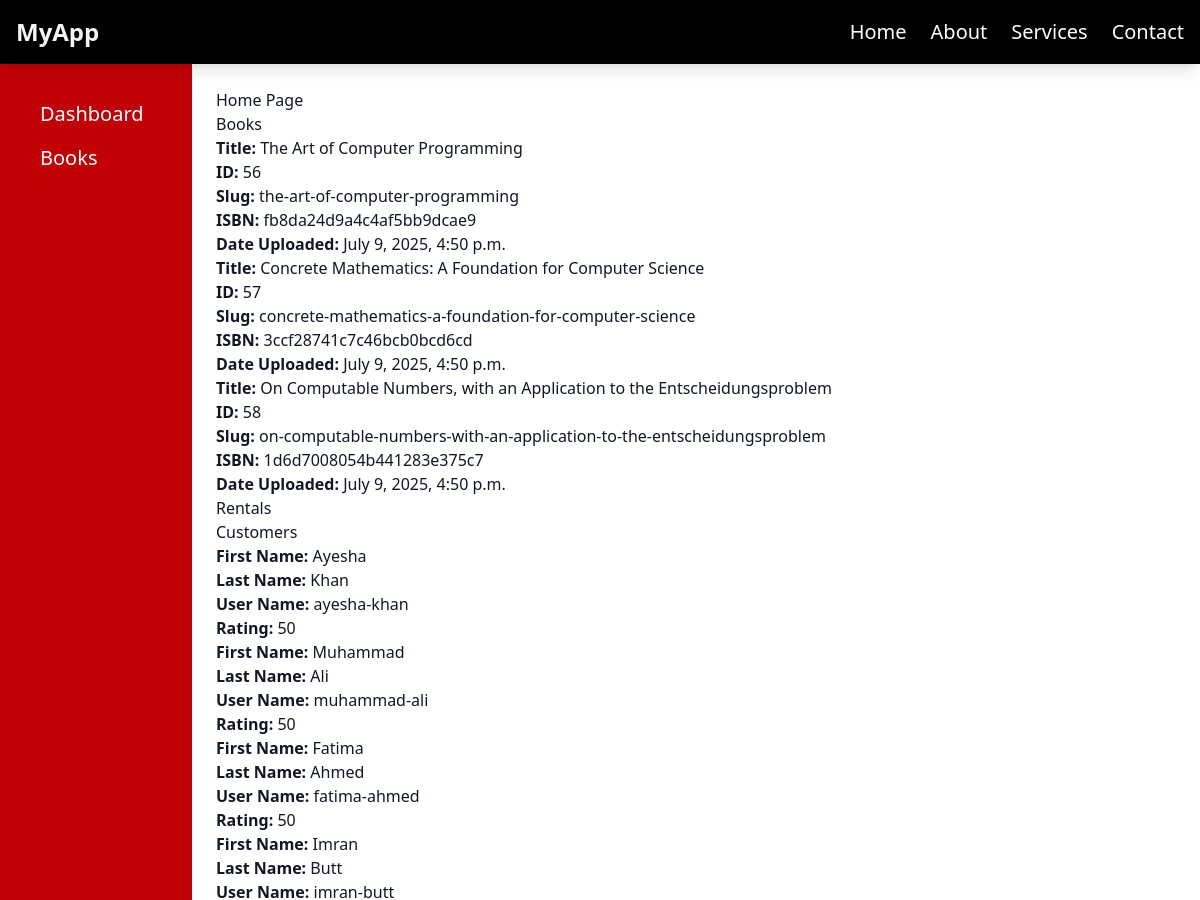
The app's page / (upper part), older data.
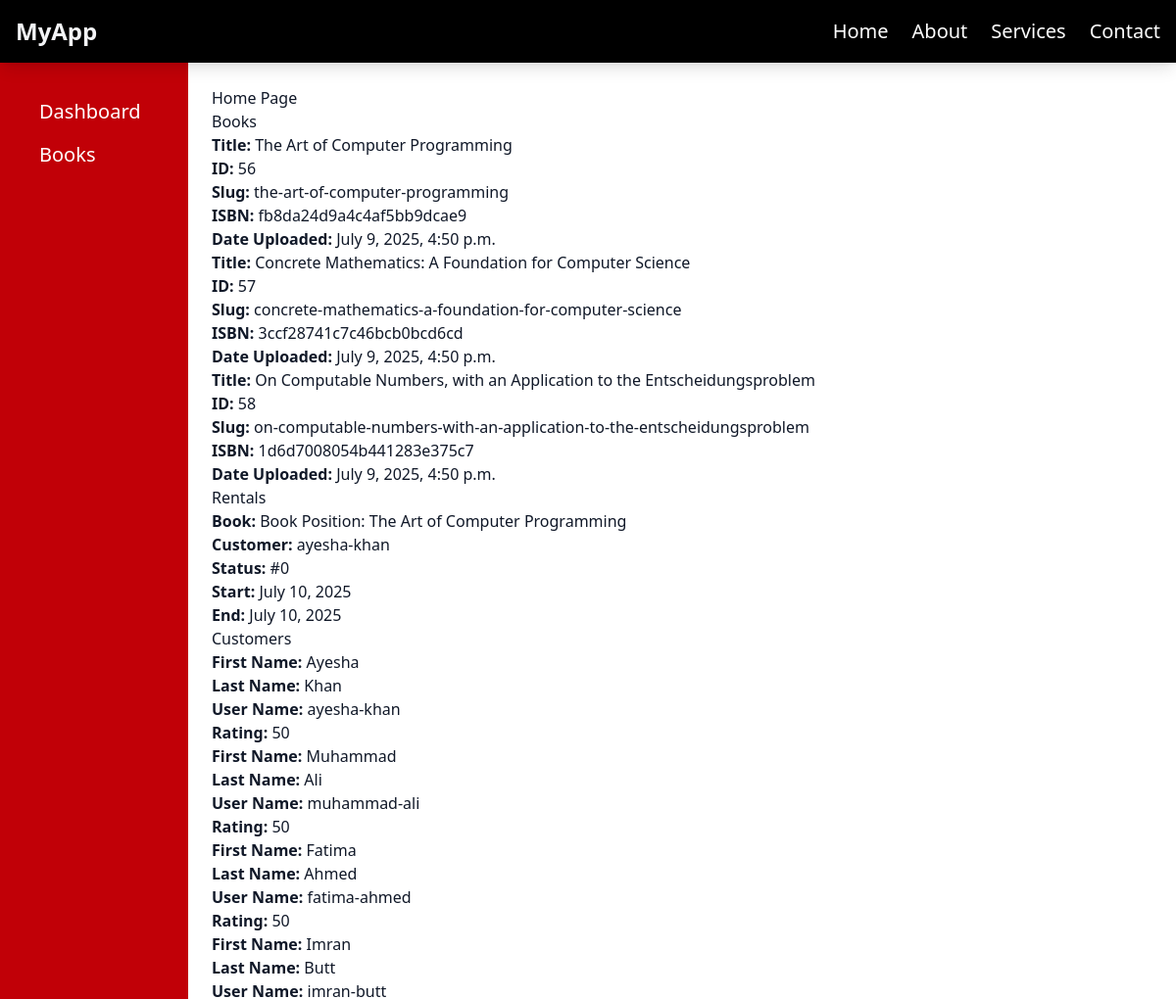
The same page, newer data.
### books/models.py (models this page shows, shortened)
class Book(models.Model):
    title = models.ForeignKey(BookTitle, on_delete=models.CASCADE)
    isbn = models.CharField(max_length=24, blank=True)
    qr_code = models.ImageField(upload_to='qr_codes', blank=True, null=True)
    created = models.DateTimeField(auto_now_add=True)
    updated = models.DateTimeField(auto_now=True)
    def __str__(self):
        return str(self.title)

class BookTitle(models.Model):
    title = models.CharField(max_length=200, unique=True)
    slug = models.SlugField(blank=True)
    publisher = models.ForeignKey(Publisher, on_delete=models.CASCADE)
    author = models.ForeignKey(Author, on_delete=models.CASCADE)
    created = models.DateTimeField(auto_now_add=True)
    updated = models.DateTimeField(auto_now=True)
    @property
    def books(self):
        return self.book_set.all()
    def __str__(self):
        return f"Book Position: {self.title}"

### customers/models.py (models this page shows, shortened)
class Customer(models.Model):
    first_name = models.CharField(max_length=100)
    last_name = models.CharField(max_length=100)
    username = models.CharField(blank=True, unique=True)
    additional_info = models.TextField(blank=True)
    rating = models.PositiveSmallIntegerField(default=50)
    books = models.ManyToManyField(Book, blank=True)
    book_count = models.PositiveSmallIntegerField(help_text="Number of currently rented books by this customer", default=0)
    def __str__(self):
        return str(self.username)

### rentals/models.py (models this page shows, shortened)
class Rental(models.Model):
    book = models.ForeignKey(Book, on_delete=models.CASCADE)
    customer = models.ForeignKey(Customer, on_delete=models.CASCADE)
    status = models.CharField(max_length=2, choices=STATUS_CHOICES)
    rent_start_date = models.DateField(help_text='Date when book was rented')
    rent_end_date = models.DateField(help_text='Deadline to return', blank=True)
    return_date = models.DateField(help_text='When book was actually returned', blank=True, null=True)
    created = models.DateTimeField(auto_now_add=True)
    updated = models.DateTimeField(auto_now=True)
    class Meta:
        ordering = ('-created',)

### core/views.py (the view)
# urls.py: path('', views.home_view, name='home_view'),
def home_view(request):
    books_list = Book.objects.all()
    rentals_list = Rental.objects.all()
    customers_list = Customer.objects.all()
    authors_list = Author.objects.all()
    publishers_list = Publisher.objects.all()
    obj = BookTitle.objects.get(id=11)
    books = obj.books
    context = {
        'books_list': books_list,
        'rentals_list': rentals_list,
        'customers_list': customers_list,
        'authors_list': authors_list,
        'publishers_list': publishers_list,
        'reverse_book_booktitle': books
    }
    return render(request, 'main.html', context=context)

### templates/main.html (shortened to what this page needs)
{% extends "base.html" %}
{% block content %}
    <h1>Home Page</h1>
    <h2>Books</h2>
    {% if books_list %}
        {% for book in books_list %}
            <ul>
                <li><b>Title:</b> {{book.title.title}}</li>
                <li><b>ID:</b> {{book.id}}</li>
                <li><b>Slug:</b> {{book.title.slug}}</li>
                <li><b>ISBN:</b> {{book.isbn}}</li>
                <li><b>Date Uploaded:</b> {{book.created}}</li>
            </ul>
        {% endfor %}
    {% endif %}
    <h2>Rentals</h2>
    {% if rentals_list %}
        {% for rental in rentals_list %}
            <ul>
                <li><b>Book:</b> {{rental.book}}</li>
                <li><b>Customer:</b> {{rental.customer}}</li>
                <li><b>Status:</b> {{rental.status}}</li>
                <li><b>Start:</b> {{rental.rent_start_date}}</li>
                <li><b>End:</b> {{rental.rent_end_date}}</li>
            </ul>
        {% endfor %}
    {% endif %}
    <h2>Customers</h2>
    {% if customers_list %}
        {% for customer in customers_list %}
            <ul>
                <li><b>First Name:</b> {{customer.first_name}}</li>
                <li><b>Last Name:</b> {{customer.last_name}}</li>
                <li><b>User Name:</b> {{customer.username}}</li>
                <li><b>Rating:</b> {{customer.rating}}</li>
            </ul>
        {% endfor %}
    {% endif %}
{% endblock %}

Row changes from the older to the newer data that the page shows:
added Rental: book "Book Position: The Art of Computer Programming", customer "ayesha-khan", status "#0", rent_start_date "July 10, 2025", rent_end_date "July 10, 2025"
